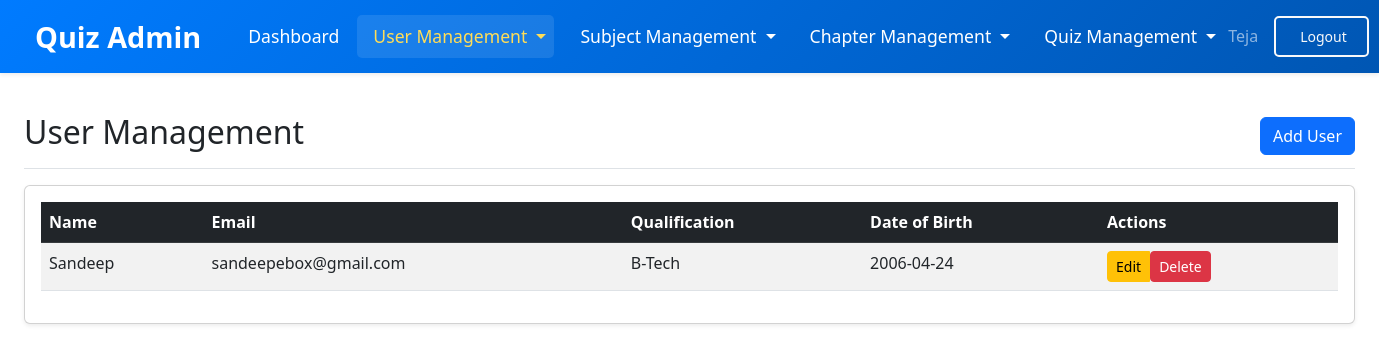
Before: /admin/users (signed in) with the older database file.
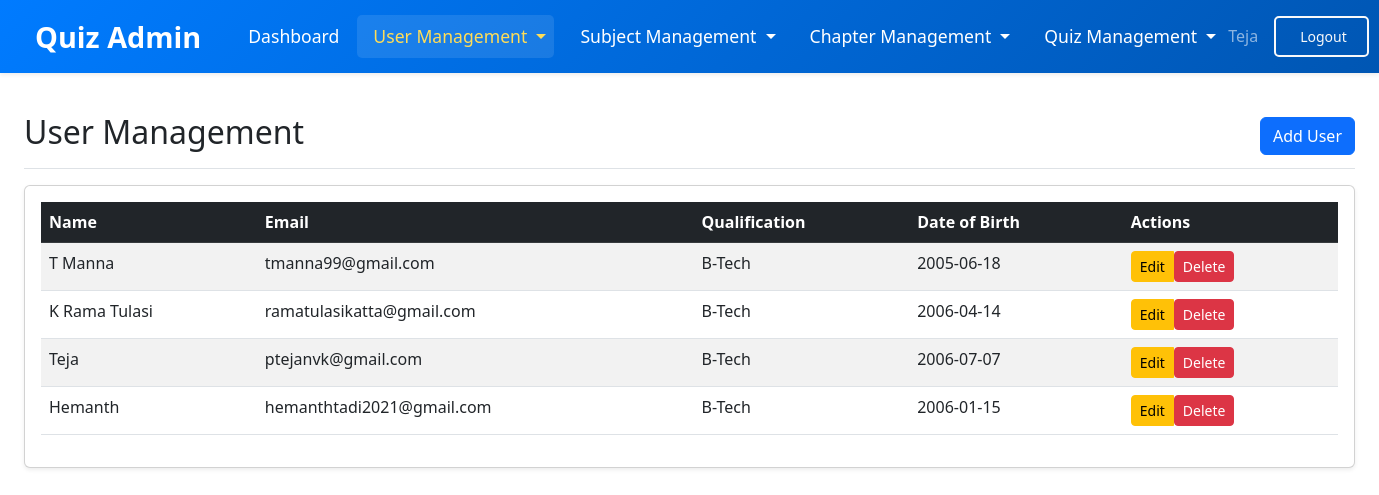
After: the same page with the newer database file.
### models/models.py (models this page shows)
class User(db.Model, UserMixin):
    __tablename__ = 'user'
    id = db.Column(db.Integer , primary_key = True,autoincrement=True)
    email = db.Column(db.String(150) , unique=True)
    password = db.Column(db.String(150))
    name = db.Column(db.String(150))
    qualification = db.Column(db.String(150))
    dob = db.Column(db.Date, nullable=True)
    is_admin = db.Column(db.Boolean, default=False)
    scores = db.relationship('Score', backref='user', lazy=True)

### models/admin.py (the view)
@admin.route('/users')
@login_required
@admin_required
def users():
    users = User.query.filter_by(is_admin=False).all()
    return render_template('admin/users.html', user=current_user, users=users)

### models/__init__.py (called while the page is built)
def create_app():
    app = Flask(__name__, template_folder=r'C:\Users\DELL\OneDrive\Desktop\quiz-app(final)\quiz-application\templates')
    app.config['SECRET_KEY'] = '24f1005262'
    app.config['SQLALCHEMY_DATABASE_URI'] = f'sqlite:///{DB_NAME}'
    app.config['SQLALCHEMY_TRACK_MODIFICATIONS'] = False
    db.init_app(app)
    l_manager = LoginManager()
    l_manager.login_view = 'auth.login'
    l_manager.init_app(app)
    from .models import User
    @l_manager.user_loader
    def load_user(id):
        return User.query.get(int(id))
    from .auth import auth
    from .views import views
    from .admin import admin
    app.register_blueprint(auth, url_prefix='/')
    app.register_blueprint(views, url_prefix='/')
    app.register_blueprint(admin, url_prefix='/admin')
    create_database(app)
    create_admin(app)
    return app

### models/admin.py (called while the page is built)
def admin_required(f):
    @wraps(f)
    def decorated_function(*args, **kwargs):
        if not current_user.is_authenticated or not current_user.is_admin:
            flash('Access denied. Admin privileges required.', category='error')
            return redirect(url_for('views.home'))
        return f(*args, **kwargs)
    return decorated_function

### templates/admin/users.html (shortened to what this page needs)
{% extends "admin/admin_layout.html" %}
{% block admin_content %}
<div class="d-flex justify-content-between flex-wrap flex-md-nowrap align-items-center pt-3 pb-2 mb-3 border-bottom">
    <h1 class="h2">User Management</h1>
    <a href="{{ url_for('admin.add_user') }}" class="btn btn-primary">Add User</a>
</div>
<div class="card shadow-sm">
    <div class="card-body">
        <div class="table-responsive">
            <table class="table table-striped table-hover">
                <thead class="table-dark">
                    <tr>
                        <th>Name</th>
                        <th>Email</th>
                        <th>Qualification</th>
                        <th>Date of Birth</th>
                        <th>Actions</th>
                    </tr>
                </thead>
                <tbody>
                    {% for user in users %}
                    <tr>
                        <td>{{ user.name }}</td>
                        <td>{{ user.email }}</td>
                        <td>{{ user.qualification }}</td>
                        <td>{{ user.dob }}</td>
                        <td>
                            <div class="btn-group" role="group">
                                <a href="{{ url_for('admin.edit_user', user_id=user.id) }}" class="btn btn-sm btn-warning">Edit</a>
                                <form action="{{ url_for('admin.delete_user', user_id=user.id) }}" method="POST" class="d-inline">
                                    <button type="submit" class="btn btn-sm btn-danger" onclick="return confirm('Are you sure you want to delete this user?')">Delete</button>
                                </form>
                            </div>
                        </td>
                    </tr>
                    {% endfor %}
                </tbody>
            </table>
        </div>
    </div>
</div>
{% endblock admin_content %}

Changed rows visible on the page:
changed User: name "Sandeep" → "T Manna"; email "sandeepebox@gmail.com" → "tmanna99@gmail.com"; dob "2006-04-24" → "2005-06-18"
added User: name "K Rama Tulasi", email "ramatulasikatta@gmail.com", qualification "B-Tech", dob "2006-04-14"
added User: name "Teja", email "ptejanvk@gmail.com", qualification "B-Tech", dob "2006-07-07"
added User: name "Hemanth", email "hemanthtadi2021@gmail.com", qualification "B-Tech", dob "2006-01-15"
